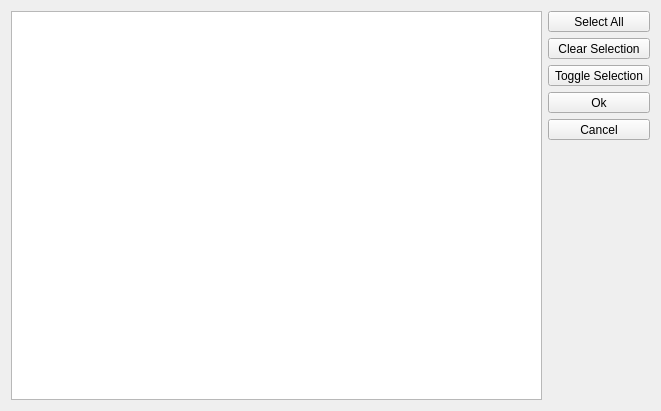
<?xml version="1.0" encoding="UTF-8"?>
<ui version="4.0">
 <class>Dialog</class>
 <widget class="QDialog" name="Dialog">
  <property name="geometry">
   <rect>
    <x>0</x>
    <y>0</y>
    <width>661</width>
    <height>411</height>
   </rect>
  </property>
  <property name="windowTitle">
   <string>Select map layers</string>
  </property>
  <layout class="QHBoxLayout" name="horizontalLayout">
   <item>
    <widget class="QListWidget" name="mList">
     <property name="dragDropMode">
      <enum>QAbstractItemView::InternalMove</enum>
     </property>
    </widget>
   </item>
   <item>
    <layout class="QVBoxLayout" name="verticalLayout">
     <item>
      <widget class="QToolButton" name="mSelectAll">
       <property name="sizePolicy">
        <sizepolicy hsizetype="Preferred" vsizetype="Fixed">
         <horstretch>0</horstretch>
         <verstretch>0</verstretch>
        </sizepolicy>
       </property>
       <property name="text">
        <string>Select All</string>
       </property>
      </widget>
     </item>
     <item>
      <widget class="QToolButton" name="mClearSelection">
       <property name="sizePolicy">
        <sizepolicy hsizetype="Preferred" vsizetype="Fixed">
         <horstretch>0</horstretch>
         <verstretch>0</verstretch>
        </sizepolicy>
       </property>
       <property name="text">
        <string>Clear Selection</string>
       </property>
      </widget>
     </item>
     <item>
      <widget class="QToolButton" name="mToggleSelection">
       <property name="sizePolicy">
        <sizepolicy hsizetype="Preferred" vsizetype="Fixed">
         <horstretch>0</horstretch>
         <verstretch>0</verstretch>
        </sizepolicy>
       </property>
       <property name="text">
        <string>Toggle Selection</string>
       </property>
      </widget>
     </item>
     <item>
      <widget class="QToolButton" name="mOk">
       <property name="sizePolicy">
        <sizepolicy hsizetype="Preferred" vsizetype="Fixed">
         <horstretch>0</horstretch>
         <verstretch>0</verstretch>
        </sizepolicy>
       </property>
       <property name="text">
        <string>Ok</string>
       </property>
      </widget>
     </item>
     <item>
      <widget class="QToolButton" name="mCancel">
       <property name="sizePolicy">
        <sizepolicy hsizetype="Preferred" vsizetype="Fixed">
         <horstretch>0</horstretch>
         <verstretch>0</verstretch>
        </sizepolicy>
       </property>
       <property name="text">
        <string>Cancel</string>
       </property>
      </widget>
     </item>
     <item>
      <spacer name="verticalSpacer">
       <property name="orientation">
        <enum>Qt::Vertical</enum>
       </property>
       <property name="sizeHint" stdset="0">
        <size>
         <width>20</width>
         <height>40</height>
        </size>
       </property>
      </spacer>
     </item>
    </layout>
   </item>
  </layout>
 </widget>
 <resources/>
 <connections/>
</ui>
